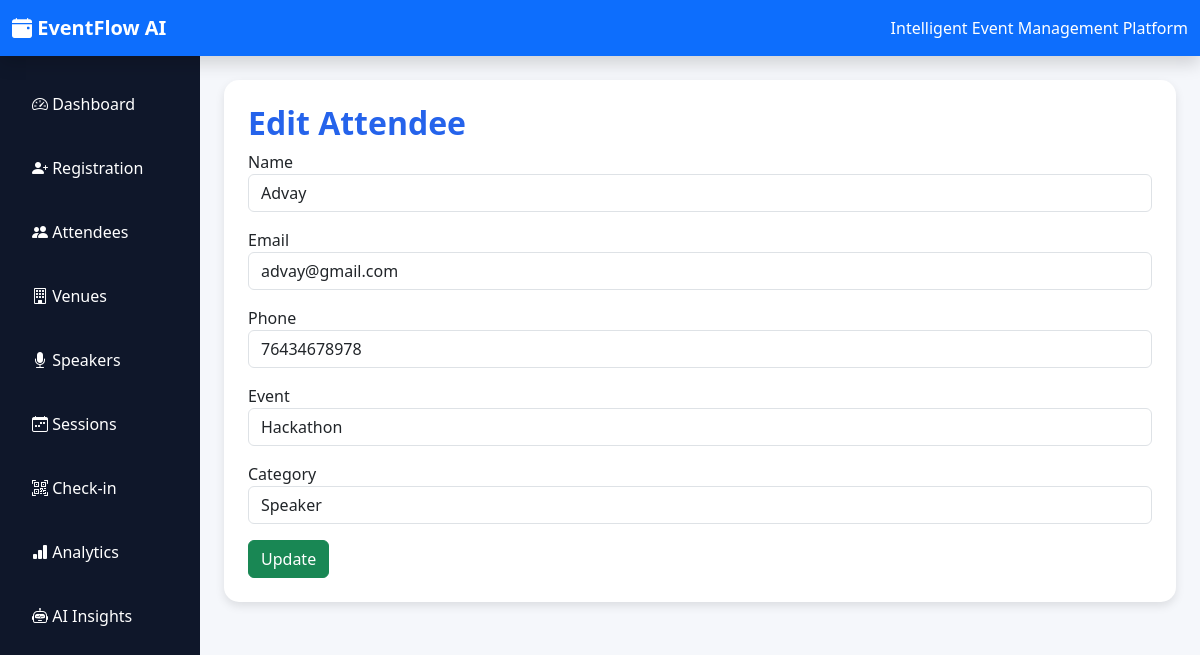
The app's page /edit/4 with its own data.
### models.py (models this page shows, shortened)
class Attendee(db.Model):
    id = db.Column(db.Integer, primary_key=True)
    name = db.Column(db.String(100), nullable=False)
    email = db.Column(db.String(100), unique=True)
    phone = db.Column(db.String(20))
    event = db.Column(db.String(100))
    category = db.Column(db.String(50))
    checkin = db.Column(db.Boolean, default=False)
    qr_code = db.Column(db.String(200))
    registration_id = db.Column(db.String(20), unique=True)
    checkin_time = db.Column(db.DateTime)

### app.py (the view, shortened to what this page needs)
@app.route("/edit/<int:id>", methods=["GET", "POST"])
def edit(id):
    attendee = Attendee.query.get_or_404(id)
    return render_template(
        "edit.html",
        attendee=attendee
    )

### templates/edit.html (shortened to what this page needs)
{% extends "base.html" %}
{% block content %}
<div class="card p-4">
<h2>Edit Attendee</h2>
<form method="POST">
<div class="mb-3">
<label>Name</label>
<input
type="text"
class="form-control"
name="name"
value="{{ attendee.name }}">
</div>
<div class="mb-3">
<label>Email</label>
<input
type="email"
class="form-control"
name="email"
value="{{ attendee.email }}">
</div>
<div class="mb-3">
<label>Phone</label>
<input
type="text"
class="form-control"
name="phone"
value="{{ attendee.phone }}">
</div>
<div class="mb-3">
<label>Event</label>
<input
type="text"
class="form-control"
name="event"
value="{{ attendee.event }}">
</div>
<div class="mb-3">
<label>Category</label>
<input
type="text"
class="form-control"
name="category"
value="{{ attendee.category }}">
</div>
<button class="btn btn-success">
Update
</button>
</form>
</div>
{% endblock %}

### static/qr/css/style.css (style rules this page uses)
body { background:#F5F7FB; }
.card { border:none; border-radius:15px; box-shadow:0 4px 10px rgba(0,0,0,0.1); }
.card h2 { font-weight:bold; color:#2563EB; }

### records on screen
Attendee: name "Advay", email "advay@gmail.com", phone "76434678978", event "Hackathon", category "Speaker"
